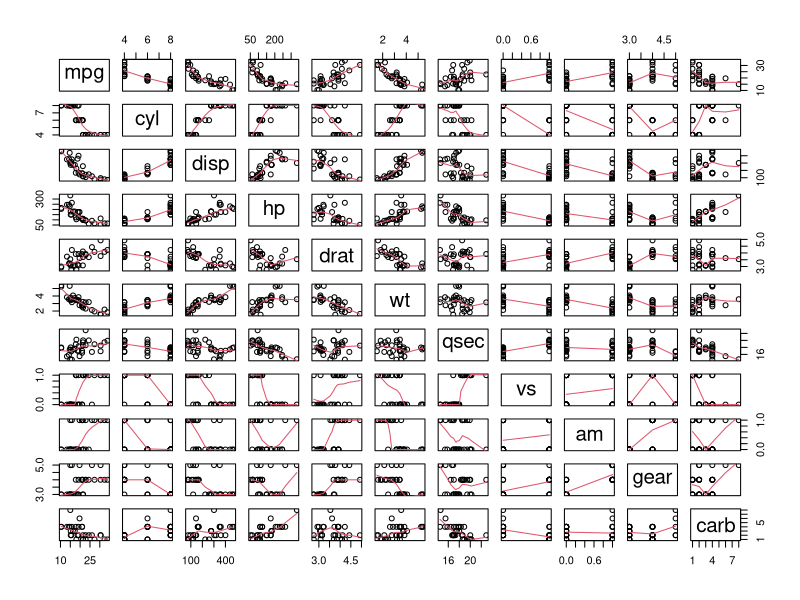

The R source for this figure:
## ---- chunk 1
data(mtcars)
pairs(mtcars, panel=panel.smooth)
